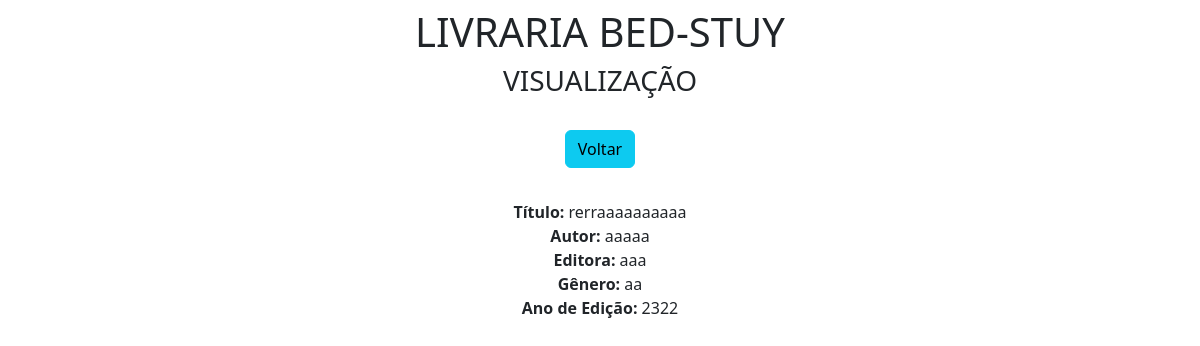
Page /view/17/ on the committed database.
### appcrud/models.py (models this page shows)
class Livros(models.Model):
    capa = models.ImageField()
    titulo = models.CharField(max_length=70)
    autor = models.CharField(max_length=70)
    editora = models.CharField(max_length=30)
    genero = models.CharField(max_length=30)
    ano_ed = models.IntegerField()

### appcrud/views.py (the view)
# urls.py: path('view/<int:pk>/', view, name='view'),
def view(request, pk): #função de visualização, recebe uma requisição e a chave primária como parâmetro
    data = {} #cria dicionário para armazenar os dados a serem passados para o template
    data['db'] = Livros.objects.get(pk = pk) #pega o valor da chave prim. e armazena no dicionário
    return render(request, 'view.html', data) #renderiza o view.html com os dados do dicionário

### appcrud/templates/view.html (shortened to what this page needs)
<!doctype html>
<html lang="pt-br">
<head>
  <link rel="stylesheet" href="https://cdn.jsdelivr.net/npm/bootstrap@5.3.3/dist/css/bootstrap.min.css" rel="stylesheet"
>
</head>
<body>
  <div class="col-8 m-auto pt-2 pb-2 text-center">
    <h1>LIVRARIA BED-STUY</h1>
    <h3>VISUALIZAÇÃO</h3>
  </div>
  <div class="col-8 m-auto pt-3 pb-2 text-center">
    <a href="/" class="btn btn-info">Voltar</a>
  </div>
  <div class="col-8 m-auto pt-4 pb-2 text-center">
    <strong>Título: </strong>{{db.titulo}}<br>
    <strong>Autor: </strong>{{db.autor}}<br>
    <strong>Editora: </strong>{{db.editora}}<br>
    <strong>Gênero: </strong>{{db.genero}}<br>
    <strong>Ano de Edição: </strong>{{db.ano_ed}}<br>
  </div>
</body>
</html>

### rows in the picture
Livros: titulo "rerraaaaaaaaaa", autor "aaaaa", editora "aaa", genero "aa", ano_ed "2322"
